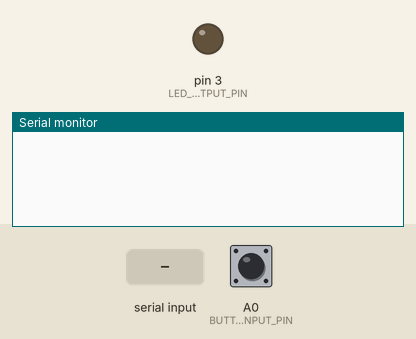
Recording of a sketch running on a simulated Arduino Mega 2560, built with avr-gcc and run on an emulated ATmega2560. Parts: output pins drawn as LEDs (lit = HIGH), the last lines printed to the serial monitor. The inputs (shaded band) are chosen by the test bench; at power-on: A0 (BUTTON_INPUT_PIN) HIGH.

Above: at 1.2 s.
1.3 s: A0 (BUTTON_INPUT_PIN) pulled LOW for 0.15 s
At 2.7 s:
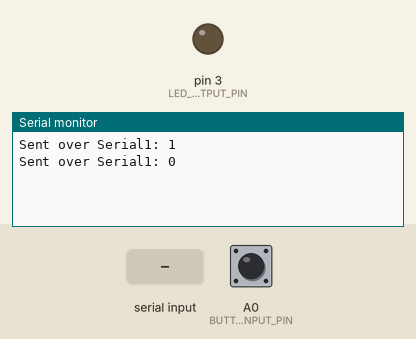
3.0 s: "1" received over the second serial link
At 4.0 s:
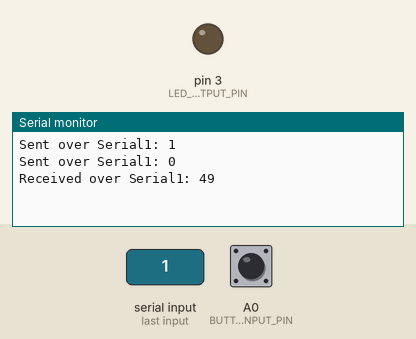

Measured:
- after the input at 1.3 s, the serial monitor: prints a new line at once (image 1)
- after the input at 3.0 s, the serial monitor: prints a new line at once (image 2)

The sketch:

SimpleSerial1Bidirectional.ino
```cpp
/**
 * A simple Serial1 bidirectional demo. Reads a digital input and
 * writes (as a byte) either 0 or 1 to Serial1 accordingly.
 * Similarly, listens on Serial1 for either 0 or 1 and lights
 * up an LED accordingly.
 *
 * Partially remixed from:
 * https://docs.arduino.cc/learn/communication/uart/#serial-usb-examples
 *
 * By Jon E. Froehlich
 * @jonfroehlich
 * http://makeabilitylab.io
 *
 */

const int DELAY_MS = 5;
const int LED_OUTPUT_PIN = 3;
const int BUTTON_INPUT_PIN = A0;

byte _lastByteSent = 0;

void setup() {
  Serial.begin(9600);    // Initialize the Serial monitor for debugging
  Serial1.begin(9600);   // Initialize Serial1 for receiving data from RX pin
  pinMode(LED_OUTPUT_PIN, OUTPUT);
  pinMode(BUTTON_INPUT_PIN, INPUT_PULLUP);
}

void loop() {

  // In pull-up configuration, so let's flip digitalRead so that
  // HIGH is still button down and LOW is button up.
  byte buttonVal = !digitalRead(BUTTON_INPUT_PIN);

  if(_lastByteSent != buttonVal){
    // Send the buttonVal: 0 for not pressed; 1 for pressed
    Serial1.write(buttonVal);

    // For debugging
    Serial.print("Sent over Serial1: ");
    Serial.println(buttonVal);

    // Just give some debug feedback about sending data
    digitalWrite(LED_BUILTIN, HIGH);
    delay(200);
  }else{
    digitalWrite(LED_BUILTIN, LOW);
  }
  _lastByteSent = buttonVal; // Save last byte sent

  // Check to see if there is any incoming serial data. We are transmitting
  // in binary encoding (rather than text).
  // See: https://makeabilitylab.github.io/physcomp/communication/serial-intro.html#why-use-binary-vs-ascii
  while (Serial1.available() > 0) {
    byte receivedData = Serial1.read();   // read one byte from serial buffer

    if (receivedData == 1) {
      digitalWrite(LED_OUTPUT_PIN, HIGH); // switch LED On
    }
    else if (receivedData == 0) {
      digitalWrite(LED_OUTPUT_PIN, LOW);  // switch LED Off
    }

    Serial.print("Received over Serial1: ");
    Serial.println(receivedData);
  }

  delay(DELAY_MS);
}
```
